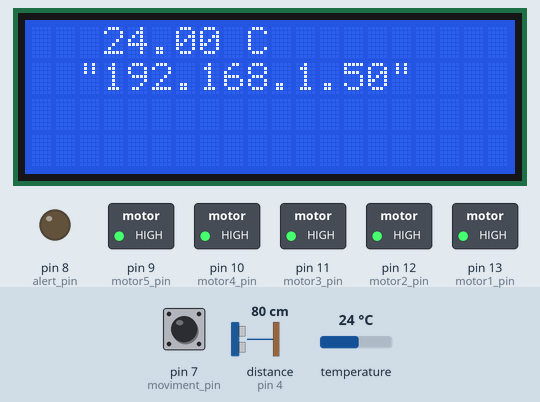
Recording of a sketch running on a simulated Arduino Uno, built with avr-gcc and run on an emulated ATmega328P. Shown: 20×4 character LCD, switched loads named in the sketch (green lamp = pin HIGH), output pins drawn as LEDs (lit = HIGH). Wiring (inferred from the names in the program): ultrasonic range finder: trigger pin 5; echo pin 4. The test bench sets the inputs (shaded band); at power-on: temperature 24 °C, distance to the obstacle (sensor on pin 4) 80 cm, pin 7 (moviment_pin) HIGH. The echo pulse lasts 58.3 µs per cm; the modem accepts every AT command (registered, SIM ready, sends succeed) and sends nothing else; pins used as bus, display or sensor lines are not drawn; what the sketch prints to the serial monitor is not drawn.

Above: at 12.4 s.
12.5 s: temperature set to 20.4 °C
At 15.2 s:
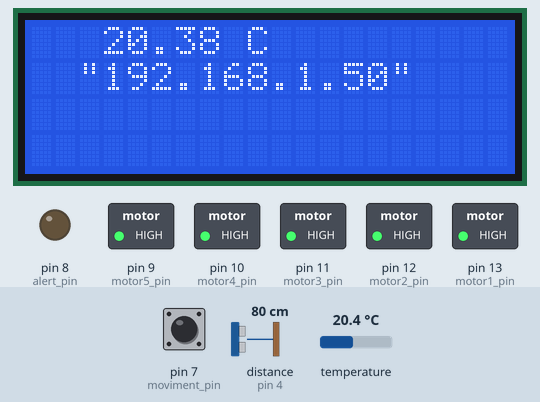
16.2 s: temperature set to 19.4 °C
At 18.1 s:
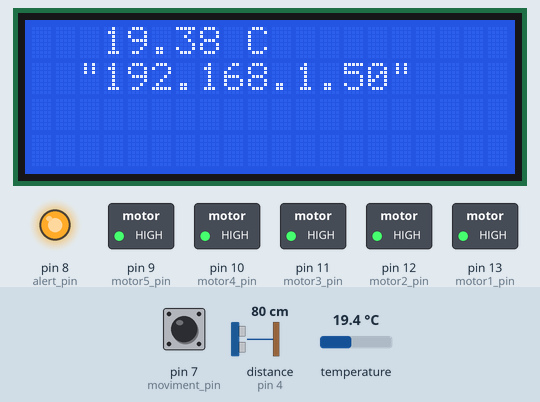
19.1 s: distance to the obstacle (sensor on pin 4) set to 45 cm
21.6 s: distance to the obstacle (sensor on pin 4) set to 39 cm
At 23.8 s:
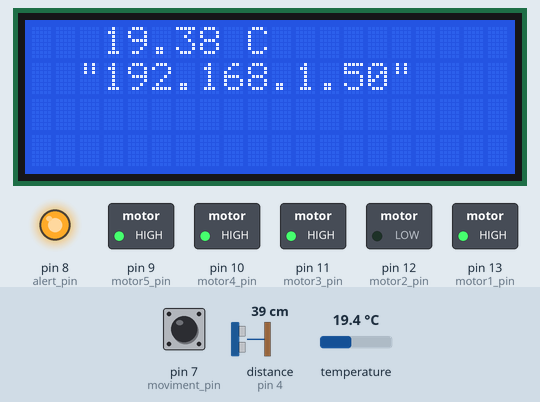
24.8 s: temperature set to 28 °C
At 26.6 s:
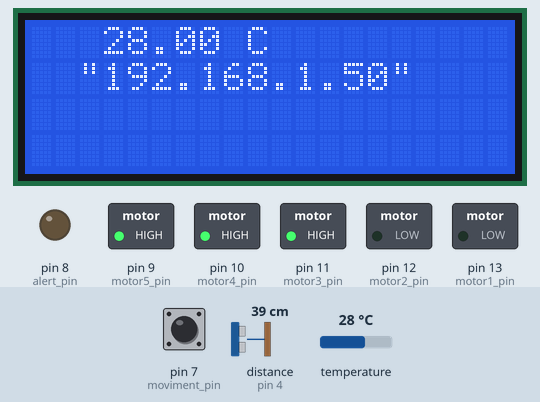
27.7 s: temperature set to 25.8 °C
At 29.4 s:
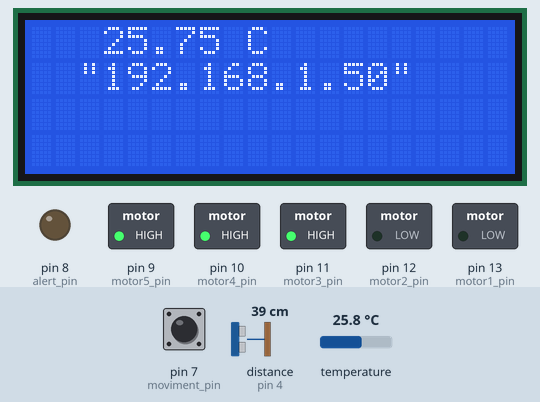
30.5 s: temperature set to 24.4 °C
At 32.2 s:
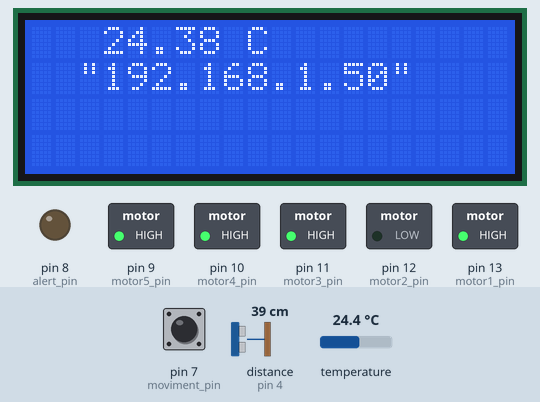
Timing chart, 0 to 33.7 s (numbered marks = the images above; inputs shaded):
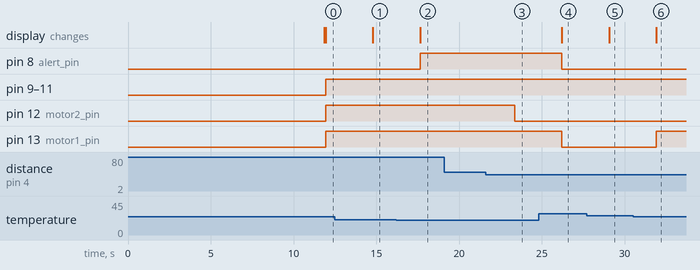

The sketch:

ArduinoMain.ino
```cpp
#include "libs.h"

void setup()
{
	setupCustom();
}

void loop()
{
	loopCustom();
}
```

global_variables.h
```cpp
/*
 * global_variables.h
 *
 *  Created on: 8 de jul de 2018
 *      Author: wictor
 */

#ifndef GLOBAL_VARIABLES_H_
#define GLOBAL_VARIABLES_H_

float TEMPERATURE_UP = 25.0;
float TEMPERATURE_OK = 23.0;
float TEMPERATURE_DOWN = 20.0;

int size_container = 40;

boolean start_machines = true;

String ip_address = "sem ip";

int moviment_on;

#endif /* GLOBAL_VARIABLES_H_ */
```

loop.h
```cpp
#ifndef LOOP_H_
#define LOOP_H_

void loopCustom() {
	if (myThread.shouldRun())
		myThread.run();
	String buffer = "";
	if (wifi.available()) {
		if (wifi.find("[msg]:")) {
			buffer = wifi.readStringUntil('\r');
			start(buffer);
		}
	}
}

#endif
```

Led.h
```cpp
/*
 * Led.h
 *
 *  Created on: 14 de mai de 2018
 *      Author: wictor
 */

#ifndef MODULE_LED_LED_H_
#define MODULE_LED_LED_H_

class Led {
private:
	int _pin;
public:
	Led(int pin);
	void on();
	void off();
};

#endif
```

MetalDetector.h
```cpp
/*
 * MetalDetector.h
 *
 *  Created on: 26 de mai de 2018
 *      Author: wictor
 */

#ifndef MODULE_METALDETECTOR_METALDETECTOR_H_
#define MODULE_METALDETECTOR_METALDETECTOR_H_

class MetalDetector {
private:
	int _pin;
public:
	MetalDetector();
	void start(int pin);
	float getValue();
	boolean movimentPerSecond(int ms, float down_value);
};

#endif /* MODULE_METALDETECTOR_METALDETECTOR_H_ */
```

Temperature.h
```cpp
/*
 * Temperature.h
 *
 *  Created on: 14 de mai de 2018
 *      Author: wictor
 */

#ifndef MODULE_TEMPERATURE_TEMPERATURE_H_
#define MODULE_TEMPERATURE_TEMPERATURE_H_

#include <OneWire.h>
#include <DallasTemperature.h>

class Temperature {
public:
	Temperature(DallasTemperature * dallas);
	void start();
	void findSensor();
	bool hasSensor();
	void adresses(DeviceAddress deviceAddress);
	float getValue();
private:
	DeviceAddress _sensor;
	OneWire * _oneWire;
	DallasTemperature * _sensors;
};

#endif /* MODULE_TEMPERATURE_TEMPERATURE_H_ */
```

Thread.h
```cpp
/*
 	Thread.h - An runnable object

	Thread is responsable for holding the "action" for something,
	also, it responds if it "should" or "should not" run, based on
	the current time;

	For instructions, go to https://github.com/ivanseidel/ArduinoThread

	Created by Ivan Seidel Gomes, March, 2013.
	Released into the public domain.
*/

#ifndef Thread_h
#define Thread_h

#if defined(ARDUINO) && ARDUINO >= 100
	#include <Arduino.h>
#else
	#include <WProgram.h>
#endif

#include <inttypes.h>

/*
	Uncomment this line to enable ThreadName Strings.

	It might be usefull if you are loging thread with Serial,
	or displaying a list of threads...
*/
// #define USE_THREAD_NAMES	1

class Thread{
protected:
	// Desired interval between runs
	unsigned long interval;

	// Last runned time in Ms
	unsigned long last_run;

	// Scheduled run in Ms (MUST BE CACHED)
	unsigned long _cached_next_run;

	/*
		IMPORTANT! Run after all calls to run()
		Updates last_run and cache next run.
		NOTE: This MUST be called if extending
		this class and implementing run() method
	*/
	void runned(unsigned long time);

	// Default is to mark it runned "now"
	void runned() { runned(millis()); }

	// Callback for run() if not implemented
	void (*_onRun)(void);

public:

	// If the current Thread is enabled or not
	bool enabled;

	// ID of the Thread (initialized from memory adr.)
	int ThreadID;

	#ifdef USE_THREAD_NAMES
		// Thread Name (used for better UI).
		String ThreadName;
	#endif

	Thread(void (*callback)(void) = NULL, unsigned long _interval = 0);

	// Set the desired interval for calls, and update _cached_next_run
	virtual void setInterval(unsigned long _interval);

	// Return if the Thread should be runned or not
	virtual bool shouldRun(unsigned long time);

	// Default is to check whether it should run "now"
	bool shouldRun() { return shouldRun(millis()); }

	// Callback set
	void onRun(void (*callback)(void));

	// Runs Thread
	virtual void run();
};

#endif
```

Ultrasonic.h
```cpp
// (licence header left out)
#ifndef Ultrasonic_h
#define Ultrasonic_h

#if ARDUINO >= 100
  #include "Arduino.h"
#else
  #include "WProgram.h"
#endif

#define CM 1
#define INC 0

class Ultrasonic
{
  public:
    Ultrasonic(int TP, int EP);
	Ultrasonic(int TP, int EP, long TO);
    long Timing();
    long Ranging(int sys);

  private:
    int Trig_pin;
    int Echo_pin;
	long Time_out;
    long duration,distance_cm,distance_inc;
};

#endif
```

WiFi.h
```cpp
/*
 * WiFi.h
 *
 *  Created on: 14 de mai de 2018
 *      Author: wictor
 */

#ifndef MODULE_WIFI_WIFI_H_
#define MODULE_WIFI_WIFI_H_

#include <SoftwareSerial.h>

class WiFi {
public:
	WiFi(SoftwareSerial * serial, int speed = 19200);
	void connectionDefaultSettings(String ssid, String password);
	void connect(String ssid, String password);
	void setStaMode(int mode);
	void setMultiConnection(int mode);
	void showIp();
	String getIp();
	void setWebServerPort(int port);
	void reset();
	int available();
	bool find(String target);
	String readStringUntil(char terminator);
	String setCommand(String command, const int timeout, boolean debug);
	void sendData(String text);
	SoftwareSerial * getEsp8266();
private:
	SoftwareSerial * _esp8266;
};

#endif
```

my_functions.h
```cpp
/*
 * my_functions.h
 *
 *  Created on: 1 de jun de 2018
 *      Author: wictor
 */

#ifndef MY_FUNCTIONS_H_
#define MY_FUNCTIONS_H_


char* stringToCharPoint(String str){
	char charBuf[str.length() + 1];
	str.toCharArray(charBuf, str.length() + 1);
	return charBuf;
}


#endif /* MY_FUNCTIONS_H_ */
```

setup.h
```cpp
#ifndef SETUP_H_
#define SETUP_H_

void setupCustom() {
	Serial.begin(9600);
	wifi.connectionDefaultSettings("GIGANET-GT6345", "40158345");

	ip_address = wifi.getIp();

	temperature.start();
	metalDetector.start(metal_detector_pin);
	myThread.onRun(verifications);
	myThread.setInterval(2000);

	pinMode(moviment_pin, INPUT);
}

#endif
```

sloeber.ino.cpp
```cpp
#ifdef __IN_ECLIPSE__
//This is a automatic generated file
//Please do not modify this file
//If you touch this file your change will be overwritten during the next build
//This file has been generated on 2018-07-27 21:52:09

#include "Arduino.h"
#include "libs.h"

void setup() ;
void loop() ;

#include "ArduinoMain.ino"


#endif
```

start.h
```cpp
#ifndef START_H_
#define START_H_

/*
 * How is the pattern
 * ---------------------
 *  First
 * 0 - Output
 * 1 - Input Digital
 * 2 - Input Analogic
 *
 *  Second
 * {IO Port}
 *
 *  third
 * 0 - Off
 * 1 - On
 *
 */

void start(String str) {

	Serial.print("Buffer original: \r\nInicio||");
	Serial.print(str);
	Serial.print("||Fim\r\n");

	if (str == String("start")) {
		start_machines = true;
		wifi.sendData("{\"status\":\"ok\"}");
		return;
	}

	if (str == String("off")) {
		start_machines = false;
		wifi.sendData("{\"status\":\"ok\"}");
		return;
	}

	/**
	 * Temperature
	 */
	if (str == String("temp")) {
		float temp = temperature.getValue();
		wifi.sendData("{\"sensor\":\"" + String(temp) + "\"}");
		return;
	}

	/**
	 * Motion sensor
	 */
	if (str == String("mov")) {
		boolean moviment = metalDetector.movimentPerSecond(1000, 80.0);
		wifi.sendData("{\"sensor\":\"" + String(moviment) + "\"}");
		return;
	}

	Serial.println("Saida nao identificada");

}

#endif
```

verifications.h
```cpp
/*
 * verifications.h
 *
 *  Created on: 27 de mai de 2018
 *      Author: wictor
 */

#ifndef VERIFICATIONS_H_
#define VERIFICATIONS_H_

void verifications() {

	float temp = temperature.getValue();

	lcd.init();

	lcd.backlight();
	lcd.setCursor(3, 0);
	lcd.print(String(temp) + " C");
	lcd.setCursor(2, 1);
	lcd.print(ip_address);

	if (start_machines == true) {

		if (temp >= TEMPERATURE_UP) {
			motor1.off();
		} else {
			motor1.on();
		}

		if (ultrasonic.Ranging(CM) <= size_container) {
			motor2.off();
		} else {
			motor2.on();
		}

		moviment_on = digitalRead(moviment_pin);

		if (moviment_on == LOW || temp <= TEMPERATURE_DOWN) {
			alertSong.on();
		} else {
			alertSong.off();
		}

		motor3.on();
		motor4.on();
		motor5.on();
	} else {
		motor1.off();
		motor2.off();
		motor3.off();
		motor4.off();
		motor5.off();

		alertSong.off();
	}
}

#endif /* VERIFICATIONS_H_ */
```

header_configs.h
```cpp
#ifndef HEADER_CONFIGS_H_
#define HEADER_CONFIGS_H_

//Wi-Fi
SoftwareSerial serial_wifi(wifi_tx_pin, wifi_rx_pin);
WiFi wifi(&serial_wifi);

LiquidCrystal_I2C lcd(0x27,20,4);

//Temperature Sensor
OneWire oneWire(temperature_pin);
DallasTemperature dallas(&oneWire);
Temperature temperature(&dallas);

//Metal Detector
MetalDetector metalDetector = MetalDetector();

//Led
Led motor1(motor1_pin);
Led motor2(motor2_pin);
Led motor3(motor3_pin);
Led motor4(motor4_pin);
Led motor5(motor5_pin);

Led alertSong(alert_pin);

Ultrasonic ultrasonic(trig_pin, echo_pin);

//Thread
Thread myThread = Thread();

#endif
```

pins.h
```cpp
#ifndef PINS_H_
#define PINS_H_

//Motors
int motor1_pin = 13;
int motor2_pin = 12;
int motor3_pin = 11;
int motor4_pin = 10;
int motor5_pin = 9;

int alert_pin = 8;

int moviment_pin = 7;

//Sensor ultrasonic
int trig_pin = 5;
int echo_pin = 4;

//Wi-fi
int wifi_tx_pin = 2;
int wifi_rx_pin = 3;

//Sensors
int temperature_pin = 6;
int metal_detector_pin = A5;

#endif
```

libs.h
```cpp
#include "Arduino.h"
#include "my_functions.h"
#include "module/led/Led.h"
#include "module/wifi/WiFi.h"
#include "module/temperature/Temperature.h"
#include "module/metalDetector/MetalDetector.h"
#include "module/thread/Thread.h"
#include "module/ultrasonic/Ultrasonic.h"
#include <Wire.h>
#include <LiquidCrystal_I2C.h>
#include "pins.h"
#include "global_variables.h"
#include "header_configs.h"
#include "verifications.h"
#include "setup.h"
#include "start.h"
#include "loop.h"
```

Measured:
- the behaviour switches between 20.1 and 20 °C on temperature (found by bisection; images 1 and 2)
- the behaviour switches between 42 and 41 cm on distance to the obstacle (sensor on pin 4) (found by bisection; images 2 and 3)
- the behaviour switches between 25 and 24.9 °C on temperature (found by bisection; images 5 and 6)
- after the input at 12.5 s, the display: changes after 2.3 s (image 1)
- after the input at 16.2 s, pin 8 (alert_pin): LOW → HIGH after 1.4 s; the display: changes after 1.4 s (image 2)
- after the input at 19.1 s, every drawn part: stays the same
- after the input at 21.6 s, pin 12 (motor2_pin): HIGH → LOW after 1.8 s
- after the input at 24.8 s, pin 8 (alert_pin), pin 13 (motor1_pin): HIGH → LOW after 1.4 s; the display: changes after 1.4 s (image 4)
- after the input at 27.7 s, the display: changes after 1.4 s (image 5)
- after the input at 30.5 s, pin 13 (motor1_pin): LOW → HIGH after 1.4 s; the display: changes after 1.4 s (image 6)
